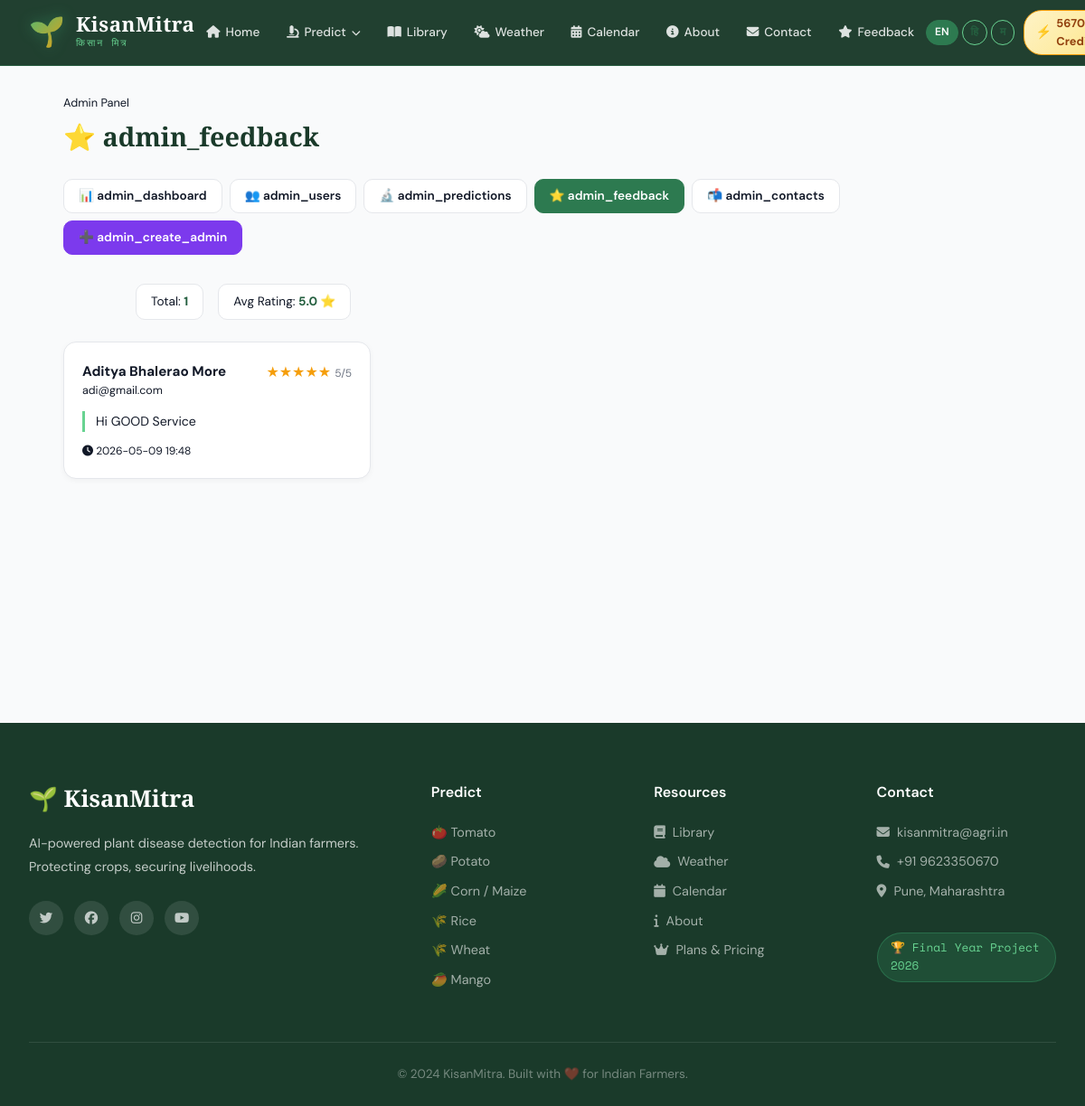
Page /admin/feedback (signed in) on the committed database.
### tables this page shows
CREATE TABLE users (
            id INTEGER PRIMARY KEY AUTOINCREMENT,
            name TEXT NOT NULL,
            email TEXT NOT NULL UNIQUE,
            password_hash TEXT NOT NULL,
            credits INTEGER DEFAULT 200,
            plan TEXT DEFAULT 'free',
            created_at TIMESTAMP DEFAULT CURRENT_TIMESTAMP
        , is_admin INTEGER DEFAULT 0, profile_photo TEXT DEFAULT NULL);

CREATE TABLE feedback (
            id INTEGER PRIMARY KEY AUTOINCREMENT,
            name TEXT NOT NULL,
            email TEXT NOT NULL,
            message TEXT NOT NULL,
            rating INTEGER DEFAULT 5,
            created_at TIMESTAMP DEFAULT CURRENT_TIMESTAMP
        );

### app.py (the view)
@app.route('/admin/feedback')
def admin_feedback():
    user = get_current_user()
    if not require_admin(user):
        flash(t('admin_no_access'), 'error')
        return redirect(url_for('home'))
    db = get_db()
    feedbacks = db.execute('SELECT * FROM feedback ORDER BY created_at DESC').fetchall()
    db.close()
    return render_template('admin_feedback.html', user=user, feedbacks=feedbacks)

### app.py (called while the page is built)
def get_db():
    db = sqlite3.connect('kisanmitra.db')
    db.row_factory = sqlite3.Row
    return db

def is_admin_user(user):
    if not user:
        return False
    try:
        return bool(user['is_admin'])
    except Exception:
        return False

def require_admin(user):
    return is_admin_user(user)

def get_current_user():
    if 'user_id' not in session:
        return None
    db = get_db()
    user = db.execute('SELECT * FROM users WHERE id=?', (session['user_id'],)).fetchone()
    db.close()
    return user

def get_lang():
    return session.get('lang', 'en')

def t(key):
    lang = get_lang()
    return TRANSLATIONS.get(lang, TRANSLATIONS['en']).get(key, TRANSLATIONS['en'].get(key, key))

### templates/admin_feedback.html (shortened to what this page needs)
{% extends "base.html" %}
{% block content %}
<div class="admin-page">
    <div style="margin-bottom:1.5rem">
        <p style="margin:0;font-size:.8rem;color:var(--gray-400)">Admin Panel</p>
        <h1 style="font-size:1.8rem;font-family:var(--font-display);color:var(--green-900);margin:.2rem 0 0">⭐ {{ t('admin_feedback') }}</h1>
    </div>
    <div class="admin-nav">
        <a href="/admin">📊 {{ t('admin_dashboard') }}</a>
        <a href="/admin/users">👥 {{ t('admin_users') }}</a>
        <a href="/admin/predictions">🔬 {{ t('admin_predictions') }}</a>
        <a href="/admin/feedback" class="active">⭐ {{ t('admin_feedback') }}</a>
        <a href="/admin/contacts">📬 {{ t('admin_contacts') }}</a>
        <a href="/admin/create-admin" style="background:#7c3aed;color:white;border-color:#7c3aed">➕ {{ t('admin_create_admin') }}</a>
    </div>
    <div class="stats-row">
        <div class="stat-pill">Total: <strong>{{ feedbacks|length }}</strong></div>
        {% if feedbacks %}
        <div class="stat-pill">Avg Rating: <strong>{{ '%.1f'|format(feedbacks|sum(attribute='rating') / feedbacks|length) }} ⭐</strong></div>
        {% endif %}
    </div>
    {% if feedbacks %}
    <div class="fb-grid">
        {% for fb in feedbacks %}
        <div class="fb-card">
            <div class="fb-card-head">
                <div>
                    <div class="fb-name">{{ fb.name }}</div>
                    <div class="fb-email">{{ fb.email }}</div>
                </div>
                <div class="fb-stars">
                    {% for i in range(fb.rating|int) %}★{% endfor %}{% for i in range(5 - fb.rating|int) %}☆{% endfor %}
                    <span style="font-size:.75rem;color:var(--gray-500)"> {{ fb.rating }}/5</span>
                </div>
            </div>
            <div class="fb-msg">{{ fb.message }}</div>
            <div class="fb-date"><i class="fas fa-clock"></i> {{ fb.created_at[:16] if fb.created_at else '—' }}</div>
        </div>
        {% endfor %}
    </div>
    {% else %}
    <div class="empty-state">
        <div style="font-size:3rem;margin-bottom:1rem">⭐</div>
        <p>No feedback received yet.</p>
    </div>
    {% endif %}
</div>
{% endblock %}

### templates/base.html (shortened to what this page needs)
<!DOCTYPE html>
<html lang="{{ get_lang() }}">
<head>
    <link rel="stylesheet" href="https://cdnjs.cloudflare.com/ajax/libs/font-awesome/6.5.0/css/all.min.css">
    <link rel="stylesheet" href="{{ url_for('static', filename='css/style.css') }}">
</head>
<body>
    <nav class="navbar" id="mainNav">
        <div class="nav-container">
            <a href="/" class="nav-brand">
                <div class="brand-icon">🌱</div>
                <div class="brand-text">
                    <span class="brand-name">KisanMitra</span>
                    <span class="brand-tagline">किसान मित्र</span>
                </div>
            </a>
            <ul class="nav-links" id="navLinks">
                <li><a href="/" class="nav-link {% if request.endpoint == 'home' %}active{% endif %}"><i class="fas fa-home"></i> {{ t('nav_home') }}</a></li>
                <li class="has-dropdown">
                    <a href="/predict" class="nav-link {% if 'predict' in request.endpoint %}active{% endif %}"><i class="fas fa-microscope"></i> {{ t('nav_predict') }} </a>
                </li>
                <li><a href="/disease-library" class="nav-link {% if request.endpoint == 'disease_library' %}active{% endif %}"><i class="fas fa-book-open"></i> {{ t('nav_library') }}</a></li>
                <li><a href="/weather" class="nav-link {% if request.endpoint == 'weather' %}active{% endif %}"><i class="fas fa-cloud-sun"></i> {{ t('nav_weather') }}</a></li>
                <li><a href="/crop-calendar" class="nav-link {% if request.endpoint == 'crop_calendar' %}active{% endif %}"><i class="fas fa-calendar-alt"></i> {{ t('nav_calendar') }}</a></li>
                <li><a href="/about" class="nav-link {% if request.endpoint == 'about' %}active{% endif %}"><i class="fas fa-info-circle"></i> {{ t('nav_about') }}</a></li>
                <li><a href="/contact" class="nav-link {% if request.endpoint == 'contact' %}active{% endif %}"><i class="fas fa-envelope"></i> {{ t('nav_contact') }}</a></li>
                <li><a href="/feedback" class="nav-link {% if request.endpoint == 'feedback' %}active{% endif %}"><i class="fas fa-star"></i> {{ t('nav_feedback') }}</a></li>
            </ul>
            <div class="nav-right-group">
                <div class="lang-switcher">
                    <a href="/set-lang/en" class="lang-btn {% if get_lang()=='en' %}active{% endif %}">EN</a>
                    <a href="/set-lang/hi" class="lang-btn {% if get_lang()=='hi' %}active{% endif %}">हि</a>
                    <a href="/set-lang/mr" class="lang-btn {% if get_lang()=='mr' %}active{% endif %}">म</a>
                </div>
                {% if user %}
                    {% set pct = (user.credits / 200 * 100)|int %}
                    <a href="/profile" class="credits-badge {% if user.credits < 25 %}low{% endif %}" title="{{ t('credits_remaining') }}">
                        <span class="credit-icon">⚡</span>
                        {{ user.credits }} {{ t('credits_label') }}
                    </a>
                {% else %}
                    <div class="nav-auth">
                        <a href="/login" class="btn-login">{{ t('nav_login') }}</a>
                        <a href="/signup" class="btn-signup-nav">{{ t('nav_signup') }}</a>
                    </div>
                {% endif %}
            </div>
        </div>
    </nav>
    <main class="main-content">
        {% block content %}{% endblock %}
    </main>
    <footer class="footer">
        <div class="footer-container">
            <div class="footer-grid">
                <div class="footer-brand">
                    <div class="footer-logo">🌱 KisanMitra</div>
                    <p>AI-powered plant disease detection for Indian farmers. Protecting crops, securing livelihoods.</p>
                    <div class="social-links">
                        <a href="#"><i class="fab fa-twitter"></i></a>
                        <a href="#"><i class="fab fa-facebook"></i></a>
                        <a href="#"><i class="fab fa-instagram"></i></a>
                        <a href="#"><i class="fab fa-youtube"></i></a>
                    </div>
                </div>
                <div class="footer-col">
                    <h4>{{ t('nav_predict') }}</h4>
                    <ul>
                        <li><a href="/predict/tomato">🍅 Tomato</a></li>
                        <li><a href="/predict/potato">🥔 Potato</a></li>
                        <li><a href="/predict/corn">🌽 Corn / Maize</a></li>
                        <li><a href="/predict/rice">🌾 Rice</a></li>
                        <li><a href="/predict/wheat">🌾 Wheat</a></li>
                        <li><a href="/predict/mango">🥭 Mango</a></li>
                    </ul>
                </div>
                <div class="footer-col">
                    <h4>Resources</h4>
                    <ul>
                        <li><a href="/disease-library"><i class="fas fa-book"></i> {{ t('nav_library') }}</a></li>
                        <li><a href="/weather"><i class="fas fa-cloud"></i> {{ t('nav_weather') }}</a></li>
                        <li><a href="/crop-calendar"><i class="fas fa-calendar"></i> {{ t('nav_calendar') }}</a></li>
                        <li><a href="/about"><i class="fas fa-info"></i> {{ t('nav_about') }}</a></li>
                        <li><a href="/plans"><i class="fas fa-crown"></i> Plans & Pricing</a></li>
                    </ul>
                </div>
                <div class="footer-col">
                    <h4>{{ t('nav_contact') }}</h4>
                    <ul>
                        <li><i class="fas fa-envelope"></i> kisanmitra@agri.in</li>
                        <li><i class="fas fa-phone"></i> +91 9623350670</li>
                        <li><i class="fas fa-map-marker-alt"></i> Pune, Maharashtra</li>
                    </ul>
                    <div class="footer-badge"><span>🏆 Final Year Project 2026</span></div>
                </div>
            </div>
            <div class="footer-bottom">
                <p>© 2024 KisanMitra. Built with ❤️ for Indian Farmers.</p>
            </div>
        </div>
    </footer>
</body>
</html>

### static/css/style.css (style rules this page uses)
:root { --green-900: #1a3a2a; --green-800: #1e4d35; --green-700: #256040; --green-600: #2d7a50; --green-500: #38a169; --green-400: #48bb78; --green-300: #68d391; --green-100: #e6f4ec; --green-50: #f0faf4; --amber-500: #d97706; --amber-400: #f59e0b; --amber-300: #fcd34d; --amber-100: #fef3c7; --red-600: #dc2626; --red-500: #ef4444; --red-100: #fee2e2; --earth-900: #1c1008; --earth-800: #2d1f0e; --earth-700: #4a3520; --white: #ffffff; --gray-50: #f9fafb; --gray-100: #f3f4f6; --gray-200: #e5e7eb; --gray-300: #d1d5db; --gray-500: #6b7280; --gray-700: #374151; --gray-900: #111827; --shadow-sm: 0 1px 3px rgba(0,0,0,.1); --shadow-md: 0 4px 16px rgba(0,0,0,.12); --shadow-lg: 0 10px 40px rgba(0,0,0,.15); --shadow-xl: 0 20px 60px rgba(0,0,0,.2); --radius-sm: 6px; --radius-md: 12px; --radius-lg: 20px; --radius-xl: 32px; --font-display: 'Playfair Display', serif; --font-body: 'DM Sans', sans-serif; --font-mono: 'Space Mono', monospace; }
*, *::before, *::after { box-sizing: border-box; margin: 0; padding: 0; }
html { scroll-behavior: smooth; }
body { font-family: var(--font-body); background: var(--gray-50); color: var(--gray-900); line-height: 1.6; }
.navbar { position: fixed; top: 0; left: 0; right: 0; z-index: 1000; background: rgba(26, 58, 42, 0.97); backdrop-filter: blur(16px); border-bottom: 1px solid rgba(56,161,105,.3); transition: all .3s ease; }
.nav-container { max-width: 1400px; margin: 0 auto; padding: 0 2rem; display: flex; align-items: center; justify-content: space-between; height: 72px; }
.nav-brand { display: flex; align-items: center; gap: 12px; text-decoration: none; }
.brand-icon { font-size: 2rem; background: linear-gradient(135deg, var(--green-400), var(--amber-400)); -webkit-background-clip: text; -webkit-text-fill-color: transparent; filter: drop-shadow(0 0 8px rgba(56,161,105,.4)); }
.brand-text { display: flex; flex-direction: column; }
.brand-name { font-family: var(--font-display); font-size: 1.4rem; font-weight: 900; color: var(--white); letter-spacing: .5px; line-height: 1; }
.brand-tagline { font-size: .65rem; color: var(--green-300); letter-spacing: 2px; font-family: var(--font-mono); }
.nav-links { display: flex; align-items: center; gap: .25rem; list-style: none; }
.nav-links li { position: relative; }
.nav-link { display: flex; align-items: center; gap: 6px; color: rgba(255,255,255,.85); text-decoration: none; padding: .5rem .8rem; border-radius: var(--radius-sm); font-size: .85rem; font-weight: 500; transition: all .2s; white-space: nowrap; }
.main-content { padding-top: 72px; min-height: 100vh; }
.footer { background: var(--green-900); color: rgba(255,255,255,.75); padding-top: 4rem; }
.footer-container { max-width: 1200px; margin: 0 auto; padding: 0 2rem; }
.footer-grid { display: grid; grid-template-columns: 2fr 1fr 1fr 1fr; gap: 3rem; margin-bottom: 3rem; }
.footer-logo { font-family: var(--font-display); font-size: 1.6rem; font-weight: 900; color: var(--white); margin-bottom: 1rem; }
.footer-brand p { font-size: .9rem; line-height: 1.8; margin-bottom: 1.5rem; }
.social-links { display: flex; gap: .75rem; }
.social-links a { width: 38px; height: 38px; border-radius: 50%; background: rgba(255,255,255,.1); color: rgba(255,255,255,.7); display: flex; align-items: center; justify-content: center; font-size: .9rem; transition: all .2s; text-decoration: none; }
.footer-col h4 { color: var(--white); font-size: 1rem; margin-bottom: 1.25rem; font-weight: 600; }
.footer-col ul { list-style: none; }
.footer-col ul li { margin-bottom: .6rem; font-size: .9rem; }
.footer-col ul li a, .footer-col ul li { color: rgba(255,255,255,.6); text-decoration: none; transition: color .2s; display: flex; align-items: center; gap: .5rem; }
.footer-badge { display: inline-block; margin-top: 1.5rem; background: rgba(56,161,105,.2); border: 1px solid rgba(56,161,105,.4); color: var(--green-300); padding: .4rem .9rem; border-radius: 50px; font-size: .8rem; font-family: var(--font-mono); }
.footer-bottom { border-top: 1px solid rgba(255,255,255,.1); padding: 1.5rem 0; text-align: center; font-size: .85rem; color: rgba(255,255,255,.4); }
.stats-row { display: grid; grid-template-columns: repeat(4, 1fr); gap: 2rem; max-width: 900px; margin: 0 auto; }

### rows in the picture
users: credits "5670"
feedback: name "Aditya Bhalerao More", email "adi@gmail.com", rating "5", message "Hi GOOD Service", created_at "2026-05-09 19:48"

### other values in the picture
{{ t('nav_home') }} "Home"
{{ t('nav_predict') }} "Predict"
{{ t('nav_library') }} "Library"
{{ t('nav_weather') }} "Weather"
{{ t('nav_calendar') }} "Calendar"
{{ t('nav_about') }} "About"
{{ t('nav_contact') }} "Contact"
{{ t('nav_feedback') }} "Feedback"
{{ t('admin_feedback') }} "admin_feedback"
{{ t('admin_dashboard') }} "admin_dashboard"
{{ t('admin_users') }} "admin_users"
{{ t('admin_predictions') }} "admin_predictions"
{{ t('admin_contacts') }} "admin_contacts"
{{ t('admin_create_admin') }} "admin_create_admin"
{{ feedbacks|length }} "1"
